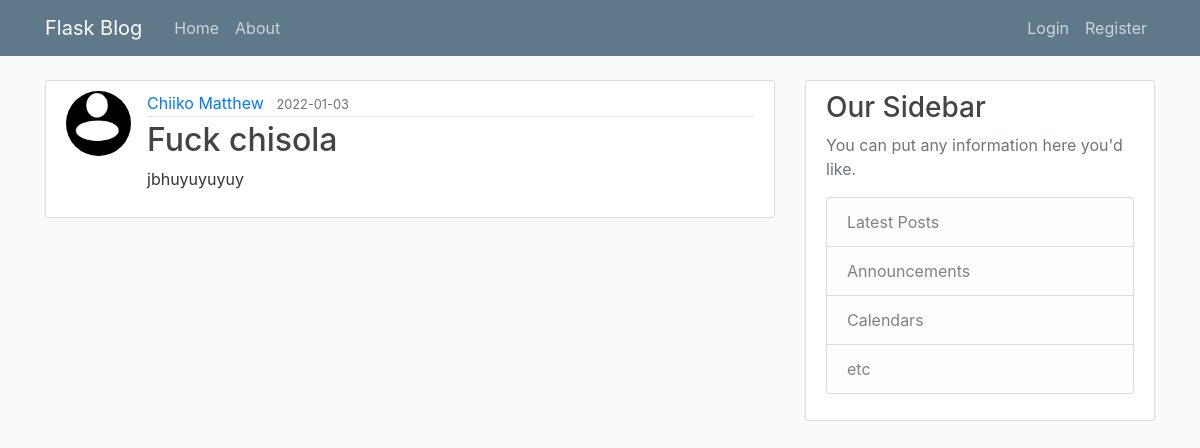
Screenshot of /post/2 with the database file from the repository.
### flaskblog/models.py (models this page shows, shortened)
class User(db.Model, UserMixin):
    id = db.Column(db.Integer, primary_key=True)
    username = db.Column(db.String(20), unique=True, nullable=False)
    email = db.Column(db.String(120), unique=True, nullable=False)
    image_file = db.Column(db.String(20), nullable=False, default='default.jpg')
    password = db.Column(db.String(60), nullable=False)
    posts = db.relationship('Post', backref='author', lazy=True)

class Post(db.Model):
    id = db.Column(db.Integer, primary_key=True)
    title = db.Column(db.String(100), nullable=False)
    date_posted = db.Column(db.DateTime, nullable=False, default=datetime.utcnow)
    content = db.Column(db.Text, nullable=False)
    pix = db.Column(db.String(20))
    user_id = db.Column(db.Integer, db.ForeignKey('user.id'), nullable=False)

### flaskblog/routes.py (the view)
@app.route('/post/<int:post_id>')
def post(post_id):
    post = Post.query.get_or_404(post_id)
    return render_template('post.html', title=post.title, post=post)

### flaskblog/templates/post.html (shortened to what this page needs)
{% extends 'layout.html' %}
{% block content %}
    <article class="media content-section">
        <img class="rounded-circle article-img" src="{{ url_for('static', filename='profile/' + post.author.image_file) }}">
        <div class="media-body">
            <div class="article-metadata">
                <a class="mr-2" href="{{ url_for('user_posts', username=post.author.username) }}">{{ post.author.username }}</a>
                <small class="text-muted">{{ post.date_posted.strftime('%Y-%m-%d') }}</small>
            </div>
                <h2 class="article-title">{{ post.title }}</h2>
            <p class="artlicle-content">{{ post.content }}</p>
        </div>
    </article>
{% endblock %}

### flaskblog/static/css/main.css (style rules this page uses)
body { background: #fafafa; color: #333333; margin-top: 5rem; }
h1, h2, h3, h4, h5, h6 { color: #444444; }
.content-section { background: #ffffff; padding: 10px 20px; border: 1px solid #dddddd; border-radius: 3px; margin-bottom: 20px; }
.article-title { color: #444444; }
.article-img { height: 65px; width: 65px; margin-right: 16px; }
.article-metadata { padding-bottom: 1px; margin-bottom: 4px; border-bottom: 1px solid #e3e3e3 }

### rows the page displays
User: image_file (placeholder picture), author.username "Chiiko Matthew"
Post: date_posted "2022-01-03", title "Fuck chisola", content "jbhuyuyuyuy"
